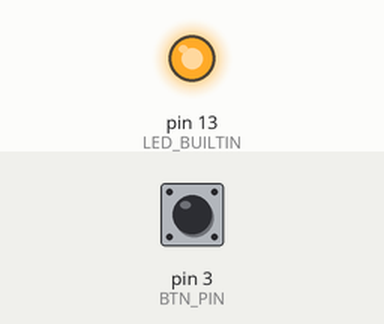
Bench run of a sketch on a simulated Arduino Leonardo, built with avr-gcc and run on an emulated ATmega32U4. Parts: output pins drawn as LEDs (lit = HIGH). Inputs (shaded band) come from the test bench; at power-on: pin 3 (BTN_PIN) HIGH.

Above: at 1.2 s.
1.3 s: pin 3 (BTN_PIN) pulled LOW for 0.15 s
At 1.37 s:
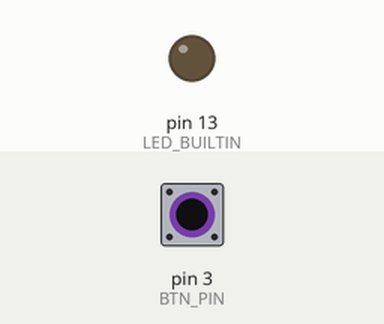
2.9 s: pin 3 (BTN_PIN) pulled LOW for 3.2 s
At 6.9 s:
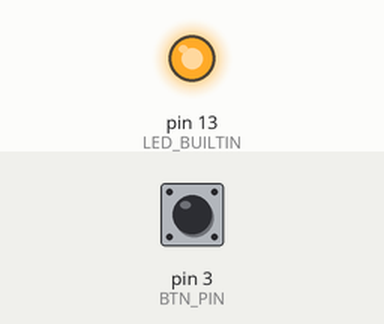
Timing chart, 0 to 8.4 s (numbered marks = the images above; inputs shaded):
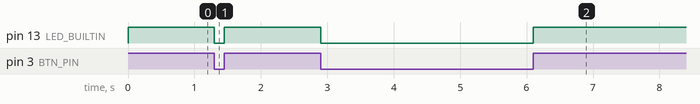

The sketch:

TestButtons.ino
```cpp
/*
 Name:		TestButtons.ino
 Created:	4/30/2021 6:01:49 PM
 Author:	civel
*/

#define BTN_PIN 3

// the setup function runs once when you press reset or power the board
void setup()
{
	pinMode(BTN_PIN, PinMode::INPUT_PULLUP);
	pinMode(LED_BUILTIN, PinMode::OUTPUT);
}

// the loop function runs over and over again until power down or reset
void loop()
{
	digitalWrite(LED_BUILTIN, digitalRead(BTN_PIN));
}
```

Measured:
- after the input at 1.3 s, pin 13 (LED_BUILTIN): HIGH → LOW at once, → HIGH 0.15 s later
- after the input at 2.9 s, pin 13 (LED_BUILTIN): HIGH → LOW at once, → HIGH 3.2 s later
